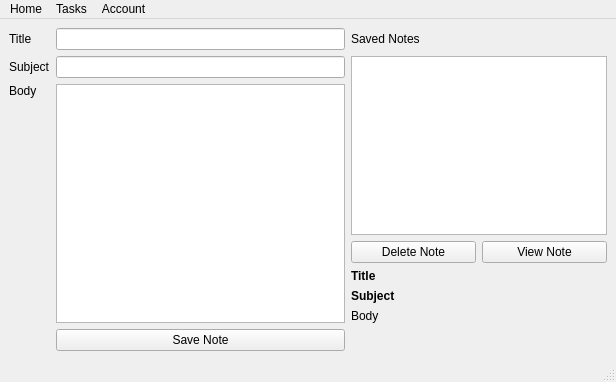
<?xml version="1.0" encoding="UTF-8"?>
<ui version="4.0">
 <class>notes</class>
 <widget class="QMainWindow" name="notes">
  <property name="geometry">
   <rect>
    <x>0</x>
    <y>0</y>
    <width>616</width>
    <height>382</height>
   </rect>
  </property>
  <property name="windowTitle">
   <string/>
  </property>
  <widget class="QWidget" name="centralwidget">
   <layout class="QGridLayout" name="gridLayout">
    <item row="0" column="0">
     <widget class="QLabel" name="titleLabel">
      <property name="text">
       <string>Title</string>
      </property>
     </widget>
    </item>
    <item row="0" column="1">
     <widget class="QLineEdit" name="titleText"/>
    </item>
    <item row="0" column="2">
     <widget class="QLabel" name="label">
      <property name="text">
       <string>Saved Notes</string>
      </property>
     </widget>
    </item>
    <item row="1" column="0">
     <widget class="QLabel" name="subjectLabel">
      <property name="text">
       <string>Subject</string>
      </property>
     </widget>
    </item>
    <item row="1" column="1">
     <widget class="QLineEdit" name="subjectText"/>
    </item>
    <item row="1" column="2" rowspan="2" colspan="2">
     <widget class="QListWidget" name="notesList"/>
    </item>
    <item row="2" column="0">
     <widget class="QLabel" name="bodyLabel">
      <property name="text">
       <string>Body</string>
      </property>
      <property name="alignment">
       <set>Qt::AlignLeading|Qt::AlignLeft|Qt::AlignTop</set>
      </property>
     </widget>
    </item>
    <item row="2" column="1" rowspan="5">
     <widget class="QTextEdit" name="bodyText"/>
    </item>
    <item row="3" column="2">
     <widget class="QPushButton" name="deleteNoteButton">
      <property name="text">
       <string>Delete Note</string>
      </property>
     </widget>
    </item>
    <item row="3" column="3">
     <widget class="QPushButton" name="viewNoteButton">
      <property name="text">
       <string>View Note</string>
      </property>
     </widget>
    </item>
    <item row="4" column="2">
     <widget class="QLabel" name="titleLabel_2">
      <property name="font">
       <font>
        <bold>true</bold>
       </font>
      </property>
      <property name="text">
       <string>Title</string>
      </property>
     </widget>
    </item>
    <item row="5" column="2">
     <widget class="QLabel" name="subjectLabel_2">
      <property name="font">
       <font>
        <bold>true</bold>
       </font>
      </property>
      <property name="text">
       <string>Subject</string>
      </property>
     </widget>
    </item>
    <item row="6" column="2">
     <widget class="QLabel" name="bodyLabel_2">
      <property name="text">
       <string>Body</string>
      </property>
      <property name="alignment">
       <set>Qt::AlignLeading|Qt::AlignLeft|Qt::AlignTop</set>
      </property>
     </widget>
    </item>
    <item row="7" column="1">
     <widget class="QPushButton" name="saveNoteButton">
      <property name="text">
       <string>Save Note</string>
      </property>
     </widget>
    </item>
   </layout>
  </widget>
  <widget class="QMenuBar" name="menubar">
   <property name="geometry">
    <rect>
     <x>0</x>
     <y>0</y>
     <width>616</width>
     <height>22</height>
    </rect>
   </property>
   <widget class="QMenu" name="menuTasks">
    <property name="title">
     <string>Home</string>
    </property>
    <addaction name="actionHome"/>
   </widget>
   <widget class="QMenu" name="menuTasks_2">
    <property name="title">
     <string>Tasks</string>
    </property>
    <addaction name="actionCompleted_Tasks"/>
   </widget>
   <widget class="QMenu" name="menuAccount">
    <property name="title">
     <string>Account</string>
    </property>
    <addaction name="actionMy_Account"/>
   </widget>
   <addaction name="menuTasks"/>
   <addaction name="menuTasks_2"/>
   <addaction name="menuAccount"/>
  </widget>
  <widget class="QStatusBar" name="statusbar"/>
  <action name="actionHome">
   <property name="text">
    <string>Home</string>
   </property>
  </action>
  <action name="actionCompleted_Tasks">
   <property name="text">
    <string>Completed Tasks</string>
   </property>
  </action>
  <action name="actionMy_Account">
   <property name="text">
    <string>My Account</string>
   </property>
  </action>
 </widget>
 <resources/>
 <connections/>
</ui>
